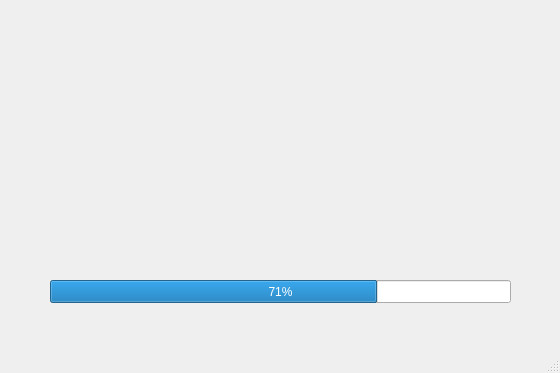
<?xml version="1.0" encoding="UTF-8"?>
<ui version="4.0">
 <class>MainWindow</class>
 <widget class="QMainWindow" name="MainWindow">
  <property name="geometry">
   <rect>
    <x>0</x>
    <y>0</y>
    <width>560</width>
    <height>373</height>
   </rect>
  </property>
  <property name="windowTitle">
   <string>MainWindow</string>
  </property>
  <widget class="QWidget" name="centralwidget">
   <widget class="QProgressBar" name="progressBar">
    <property name="geometry">
     <rect>
      <x>50</x>
      <y>280</y>
      <width>461</width>
      <height>23</height>
     </rect>
    </property>
    <property name="value">
     <number>71</number>
    </property>
   </widget>
  </widget>
  <widget class="QMenuBar" name="menubar">
   <property name="geometry">
    <rect>
     <x>0</x>
     <y>0</y>
     <width>560</width>
     <height>17</height>
    </rect>
   </property>
  </widget>
  <widget class="QStatusBar" name="statusbar"/>
 </widget>
 <resources/>
 <connections/>
</ui>
